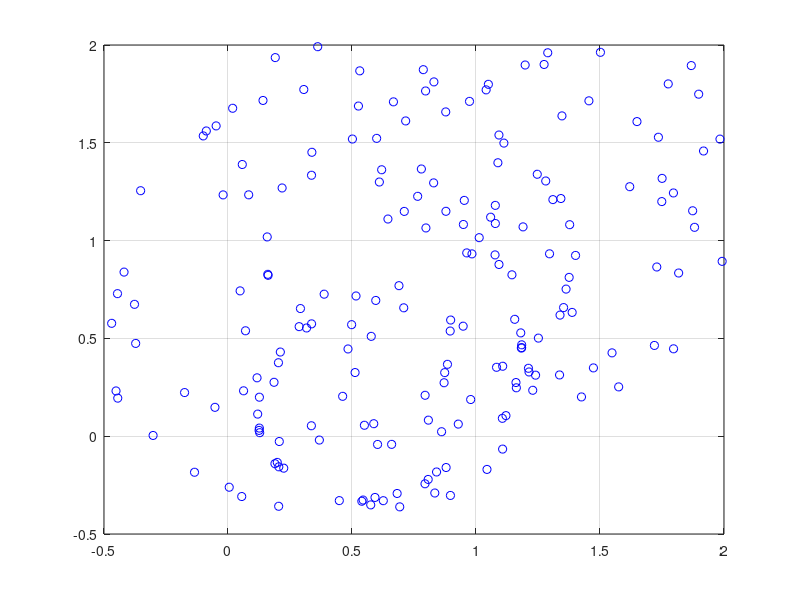

MATLAB code for this plot: (Note: this script raises an error after producing the figure.)
% Lab 8

clear all
load points.txt

figure(1);clf
plot(points(:,1),points(:,2),'bo');
hold on;
grid on;



%we are going to change size of A after elimination process
A = points;
Best_circ = [];
% run code for 1 circles and find most optimal one 
ncirc = 1;
while ncirc <=3
    check_if_better = 0;
    incr = 1;
while incr <= 30
    r=3;
    while r>2
        no_of_row = size(A);
        no_of_row = no_of_row(1);
        Nrow = randi([1,no_of_row],1,3);
      %matrix of points
      B = [A(Nrow(:),1), A(Nrow(:),2)] ;
      if Nrow(1)== Nrow(2) || Nrow(1)==Nrow(3) || Nrow(2)==Nrow(3)
          Nrow = [Nrow randi([1,no_of_row],1,1) ];
          B = [B; [A(Nrow(4),1) A(Nrow(4),2)]];
      end
        n = size(Nrow);
        n= n(2);
        [xc, yc, r] = find_param(B, n);
    end
    %plot_circle(xc, yc, r);
    
    % Here we analyze circle and make "vote"
    % clear Nrow, because we are going to go through all pts
    % so we don't repeat pts several times
    clear Nrow
    Nrow = [];
    no_of_row = size(A);
    no_of_row = no_of_row(1);
     for j = 1:1:no_of_row
         d = sqrt((xc - A(j,1))^2+(yc-A(j,2))^2);
         e = abs(d-r);
         if e< 0.075 %initial 0.05
             % appending elected point to the init list
             Nrow = [Nrow, j];
             %plot(A(j,1),A(j,2),'ro'); %for check
         end
     end
     length = size(Nrow);
    
     length= length(2);
     %check if better
     if check_if_better < length
         check_if_better = length;
         Nrow_best = Nrow;
         x_best = xc;
         y_best = yc;
         r_best = r;
     end
         
    incr = incr + 1; 
end

Best_circ = [Best_circ; [x_best y_best r_best]];
plot_circle(x_best, y_best, r_best);
% next step is to extract already used points, and
% run algorythm one more time.

no_of_row = size(A);
no_of_row = no_of_row(1);
% using this "C" we can keep track of prev. used Matrix with 
% avialible elements
C = A;
clear A;
A= [];
for i = 1:1:no_of_row
    if find(Nrow_best == i) >= 1
        continue;
    end
    A = [A; [C(i,1) C(i,2)]];
end

ncirc = ncirc + 1;
clear x_best y_best r_best Nrow_best length check_if_better; 
end
 


